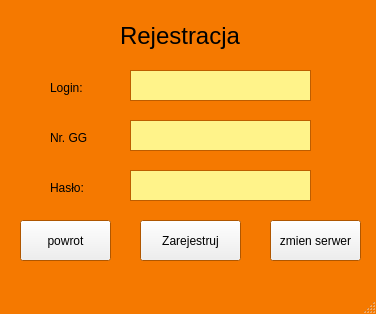
<?xml version="1.0" encoding="UTF-8"?>
<ui version="4.0">
 <class>SignUpWindow</class>
 <widget class="QMainWindow" name="SignUpWindow">
  <property name="geometry">
   <rect>
    <x>0</x>
    <y>0</y>
    <width>376</width>
    <height>314</height>
   </rect>
  </property>
  <property name="palette">
   <palette>
    <active>
     <colorrole role="Base">
      <brush brushstyle="SolidPattern">
       <color alpha="255">
        <red>255</red>
        <green>255</green>
        <blue>255</blue>
       </color>
      </brush>
     </colorrole>
     <colorrole role="Window">
      <brush brushstyle="SolidPattern">
       <color alpha="255">
        <red>245</red>
        <green>121</green>
        <blue>0</blue>
       </color>
      </brush>
     </colorrole>
    </active>
    <inactive>
     <colorrole role="Base">
      <brush brushstyle="SolidPattern">
       <color alpha="255">
        <red>255</red>
        <green>255</green>
        <blue>255</blue>
       </color>
      </brush>
     </colorrole>
     <colorrole role="Window">
      <brush brushstyle="SolidPattern">
       <color alpha="255">
        <red>245</red>
        <green>121</green>
        <blue>0</blue>
       </color>
      </brush>
     </colorrole>
    </inactive>
    <disabled>
     <colorrole role="Base">
      <brush brushstyle="SolidPattern">
       <color alpha="255">
        <red>245</red>
        <green>121</green>
        <blue>0</blue>
       </color>
      </brush>
     </colorrole>
     <colorrole role="Window">
      <brush brushstyle="SolidPattern">
       <color alpha="255">
        <red>245</red>
        <green>121</green>
        <blue>0</blue>
       </color>
      </brush>
     </colorrole>
    </disabled>
   </palette>
  </property>
  <property name="windowTitle">
   <string>MainWindow</string>
  </property>
  <widget class="QWidget" name="centralwidget">
   <widget class="QLabel" name="label">
    <property name="geometry">
     <rect>
      <x>120</x>
      <y>20</y>
      <width>171</width>
      <height>31</height>
     </rect>
    </property>
    <property name="font">
     <font>
      <pointsize>18</pointsize>
      <weight>50</weight>
      <bold>false</bold>
     </font>
    </property>
    <property name="text">
     <string>Rejestracja</string>
    </property>
   </widget>
   <widget class="QTextEdit" name="loginTextEdit">
    <property name="geometry">
     <rect>
      <x>130</x>
      <y>70</y>
      <width>181</width>
      <height>31</height>
     </rect>
    </property>
    <property name="palette">
     <palette>
      <active>
       <colorrole role="Base">
        <brush brushstyle="SolidPattern">
         <color alpha="255">
          <red>255</red>
          <green>243</green>
          <blue>138</blue>
         </color>
        </brush>
       </colorrole>
      </active>
      <inactive>
       <colorrole role="Base">
        <brush brushstyle="SolidPattern">
         <color alpha="255">
          <red>255</red>
          <green>243</green>
          <blue>138</blue>
         </color>
        </brush>
       </colorrole>
      </inactive>
      <disabled>
       <colorrole role="Base">
        <brush brushstyle="SolidPattern">
         <color alpha="255">
          <red>245</red>
          <green>121</green>
          <blue>0</blue>
         </color>
        </brush>
       </colorrole>
      </disabled>
     </palette>
    </property>
   </widget>
   <widget class="QTextEdit" name="nrGGTextEdit">
    <property name="geometry">
     <rect>
      <x>130</x>
      <y>120</y>
      <width>181</width>
      <height>31</height>
     </rect>
    </property>
    <property name="palette">
     <palette>
      <active>
       <colorrole role="Base">
        <brush brushstyle="SolidPattern">
         <color alpha="255">
          <red>255</red>
          <green>243</green>
          <blue>138</blue>
         </color>
        </brush>
       </colorrole>
      </active>
      <inactive>
       <colorrole role="Base">
        <brush brushstyle="SolidPattern">
         <color alpha="255">
          <red>255</red>
          <green>243</green>
          <blue>138</blue>
         </color>
        </brush>
       </colorrole>
      </inactive>
      <disabled>
       <colorrole role="Base">
        <brush brushstyle="SolidPattern">
         <color alpha="255">
          <red>245</red>
          <green>121</green>
          <blue>0</blue>
         </color>
        </brush>
       </colorrole>
      </disabled>
     </palette>
    </property>
   </widget>
   <widget class="QTextEdit" name="passTextEdit">
    <property name="geometry">
     <rect>
      <x>130</x>
      <y>170</y>
      <width>181</width>
      <height>31</height>
     </rect>
    </property>
    <property name="palette">
     <palette>
      <active>
       <colorrole role="Base">
        <brush brushstyle="SolidPattern">
         <color alpha="255">
          <red>255</red>
          <green>243</green>
          <blue>138</blue>
         </color>
        </brush>
       </colorrole>
      </active>
      <inactive>
       <colorrole role="Base">
        <brush brushstyle="SolidPattern">
         <color alpha="255">
          <red>255</red>
          <green>243</green>
          <blue>138</blue>
         </color>
        </brush>
       </colorrole>
      </inactive>
      <disabled>
       <colorrole role="Base">
        <brush brushstyle="SolidPattern">
         <color alpha="255">
          <red>245</red>
          <green>121</green>
          <blue>0</blue>
         </color>
        </brush>
       </colorrole>
      </disabled>
     </palette>
    </property>
   </widget>
   <widget class="QLabel" name="label_2">
    <property name="geometry">
     <rect>
      <x>50</x>
      <y>80</y>
      <width>58</width>
      <height>16</height>
     </rect>
    </property>
    <property name="text">
     <string>Login:</string>
    </property>
   </widget>
   <widget class="QLabel" name="label_3">
    <property name="geometry">
     <rect>
      <x>50</x>
      <y>130</y>
      <width>58</width>
      <height>16</height>
     </rect>
    </property>
    <property name="text">
     <string>Nr. GG</string>
    </property>
   </widget>
   <widget class="QLabel" name="label_4">
    <property name="geometry">
     <rect>
      <x>50</x>
      <y>180</y>
      <width>58</width>
      <height>16</height>
     </rect>
    </property>
    <property name="text">
     <string>Hasło:</string>
    </property>
   </widget>
   <widget class="QPushButton" name="signUpButton">
    <property name="geometry">
     <rect>
      <x>140</x>
      <y>220</y>
      <width>101</width>
      <height>41</height>
     </rect>
    </property>
    <property name="text">
     <string>Zarejestruj</string>
    </property>
   </widget>
   <widget class="QPushButton" name="return_2">
    <property name="geometry">
     <rect>
      <x>20</x>
      <y>220</y>
      <width>91</width>
      <height>41</height>
     </rect>
    </property>
    <property name="text">
     <string>powrot</string>
    </property>
   </widget>
   <widget class="QPushButton" name="changeserwer">
    <property name="geometry">
     <rect>
      <x>270</x>
      <y>220</y>
      <width>91</width>
      <height>41</height>
     </rect>
    </property>
    <property name="text">
     <string>zmien serwer</string>
    </property>
   </widget>
  </widget>
  <widget class="QMenuBar" name="menubar">
   <property name="geometry">
    <rect>
     <x>0</x>
     <y>0</y>
     <width>376</width>
     <height>22</height>
    </rect>
   </property>
  </widget>
  <widget class="QStatusBar" name="statusbar"/>
 </widget>
 <resources/>
 <connections/>
</ui>
